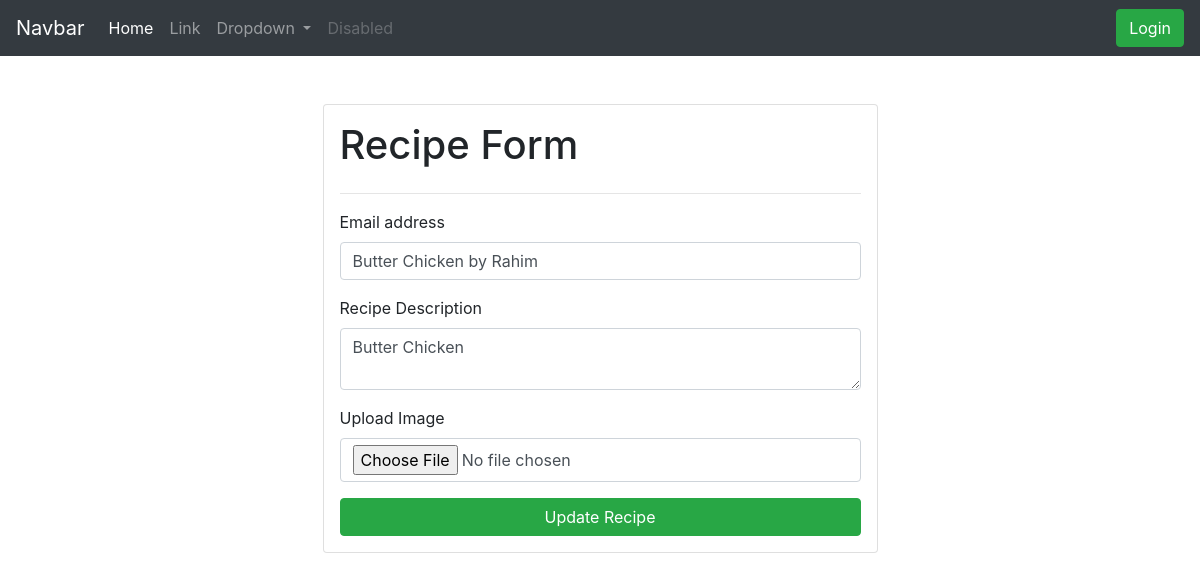
Page /update_recipe/1/ on the committed database.
### vegi/models.py (models this page shows, shortened)
class Recipe(models.Model):
    user=models.ForeignKey(User, on_delete=models.SET_NULL, null=True, blank=True)
    recipe_name=models.CharField(max_length=100)
    recipe_description=models.TextField()
    recipe_image=models.ImageField(upload_to="recipe")

### vegi/views.py (the view, shortened to what this page needs)
# urls.py: path('update_recipe/<id>/', update_recipe, name='update_recipe'),
def update_recipe(req, id):
    recipe=Recipe.objects.get(id=id)
    context={'recipe': recipe}
    return render(req, 'update_recipe.html', context)

### vegi/templates/update_recipe.html (shortened to what this page needs)
{% extends "base.html" %}
{% block content %}
<div class="container mt-5">
    <form class='col-6 mx-auto card p-3 shadow-lg' method="post" enctype="multipart/form-data">
        <h1>Recipe Form</h1>
        <hr>
        <div class="mb-3">
          <label for="recipe_name">Email address</label>
          <input type="text" class="form-control" Required id="recipe_name" value="{{recipe.recipe_name}}" name='recipe_name' placeholder="Enter recipe name.....">
        </div>
        <div class="mb-3">
          <label for="recipe_description">Recipe Description</label>
          <textarea class="form-control" Required name='recipe_description' placeholder="recipe description.....">{{recipe.recipe_description}}</textarea>
        </div>
        <div class="mb-3">
            <label for="image">Upload Image</label>
            <input type="file" name="recipe_image" value="{{ recipe.recipe_image.url }}" id="image" class='form-control'>
        </div>
        <button type="submit" class="btn btn-success">Update Recipe</button>
    </form>
</div>
{% endblock %}

### rows in the picture
Recipe: recipe_name "Butter Chicken by Rahim", recipe_description "Butter Chicken"
